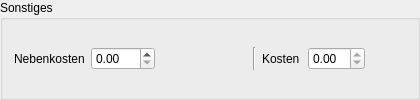
         <widget class="QGroupBox" name="groupBox_3">
          <property name="title">
           <string>Sonstiges</string>
          </property>
          <layout class="QGridLayout" name="gridLayout_2">
           <property name="verticalSpacing">
            <number>4</number>
           </property>
           <item row="0" column="6">
            <widget class="DoubleSpinBox" name="tbKosten">
             <property name="minimumSize">
              <size>
               <width>50</width>
               <height>0</height>
              </size>
             </property>
             <property name="readOnly">
              <bool>true</bool>
             </property>
             <property name="decimals">
              <number>2</number>
             </property>
             <property name="minimum">
              <double>0.000000000000000</double>
             </property>
             <property name="maximum">
              <double>20.000000000000000</double>
             </property>
             <property name="singleStep">
              <double>1.000000000000000</double>
             </property>
            </widget>
           </item>
           <item row="0" column="2">
            <widget class="QLabel" name="lblCurrency">
             <property name="minimumSize">
              <size>
               <width>30</width>
               <height>0</height>
              </size>
             </property>
            </widget>
           </item>
           <item row="0" column="5">
            <widget class="QLabel" name="label_5">
             <property name="text">
              <string>Kosten</string>
             </property>
            </widget>
           </item>
           <item row="0" column="0">
            <widget class="QLabel" name="label_59">
             <property name="text">
              <string>Nebenkosten</string>
             </property>
            </widget>
           </item>
           <item row="0" column="3">
            <widget class="QLabel" name="label_83">
             <property name="minimumSize">
              <size>
               <width>50</width>
               <height>0</height>
              </size>
             </property>
             <property name="maximumSize">
              <size>
               <width>50</width>
               <height>16777215</height>
              </size>
             </property>
            </widget>
           </item>
           <item row="0" column="4">
            <widget class="Line" name="line_13">
             <property name="orientation">
              <enum>Qt::Vertical</enum>
             </property>
            </widget>
           </item>
           <item row="0" column="7">
            <widget class="QLabel" name="lblCurrency2">
             <property name="minimumSize">
              <size>
               <width>35</width>
               <height>0</height>
              </size>
             </property>
             <property name="maximumSize">
              <size>
               <width>35</width>
               <height>16777215</height>
              </size>
             </property>
            </widget>
           </item>
           <item row="1" column="0">
            <spacer name="horizontalSpacer_8">
             <property name="orientation">
              <enum>Qt::Horizontal</enum>
             </property>
             <property name="sizeHint" stdset="0">
              <size>
               <width>40</width>
               <height>0</height>
              </size>
             </property>
            </spacer>
           </item>
           <item row="1" column="5">
            <spacer name="horizontalSpacer_4">
             <property name="orientation">
              <enum>Qt::Horizontal</enum>
             </property>
             <property name="sizeHint" stdset="0">
              <size>
               <width>40</width>
               <height>0</height>
              </size>
             </property>
            </spacer>
           </item>
           <item row="0" column="1">
            <widget class="DoubleSpinBox" name="tbNebenkosten">
             <property name="minimumSize">
              <size>
               <width>60</width>
               <height>0</height>
              </size>
             </property>
             <property name="decimals">
              <number>2</number>
             </property>
             <property name="minimum">
              <double>0.000000000000000</double>
             </property>
             <property name="maximum">
              <double>999.000000000000000</double>
             </property>
             <property name="singleStep">
              <double>0.100000000000000</double>
             </property>
            </widget>
           </item>
          </layout>
         </widget>
